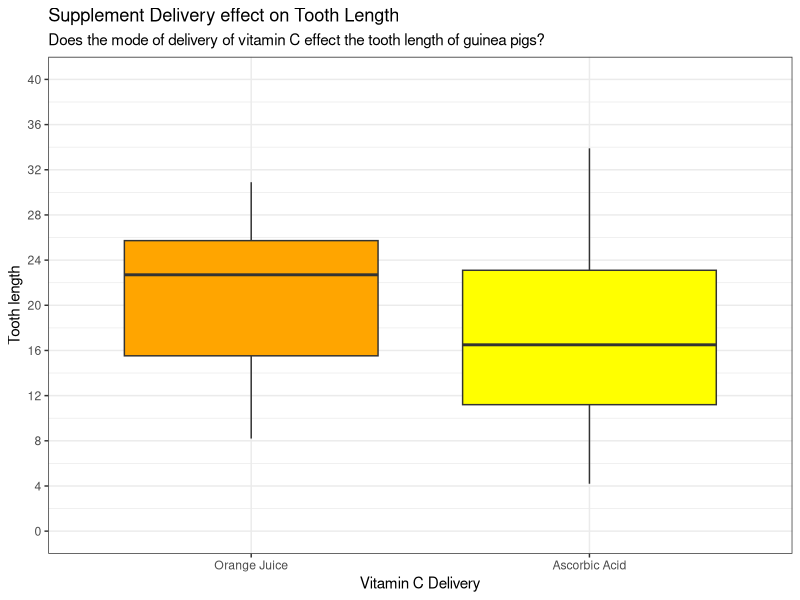
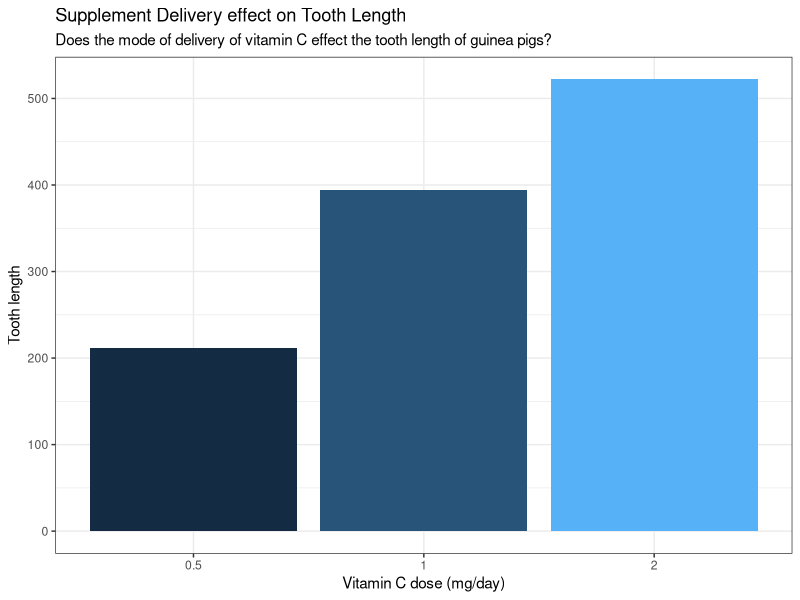

Source code (R) for these figures, in order:
## ---- chunk 1
#Packages
library(tidyverse)
## ---- chunk 2
?ToothGrowth
head(ToothGrowth)
str(ToothGrowth)
## ---- chunk 3
ggplot(ToothGrowth, aes(supp, len)) +
  geom_boxplot(aes(fill = supp)) +
  scale_fill_manual(values = c('orange','yellow')) +
  scale_y_continuous(limits = c(0,40), breaks = seq(0,40,4)) +
  scale_x_discrete(labels = c('Orange Juice', 'Ascorbic Acid')) +
  labs(x = 'Vitamin C Delivery', y = 'Tooth length', title = 'Supplement Delivery effect on Tooth Length',
       subtitle = 'Does the mode of delivery of vitamin C effect the tooth length of guinea pigs?') +
  theme_bw() +
  theme(legend.position = 'none')
## ---- chunk 4
ggplot(ToothGrowth, aes(factor(dose), len)) +
  geom_col(aes(fill = dose)) +
  scale_x_discrete(labels = c('0.5', '1','2' )) +
  labs(x = 'Vitamin C dose (mg/day)', y = 'Tooth length', title = 'Supplement Delivery effect on Tooth Length',
       subtitle = 'Does the mode of delivery of vitamin C effect the tooth length of guinea pigs?') +
  theme_bw() +
  theme(legend.position = 'none')
